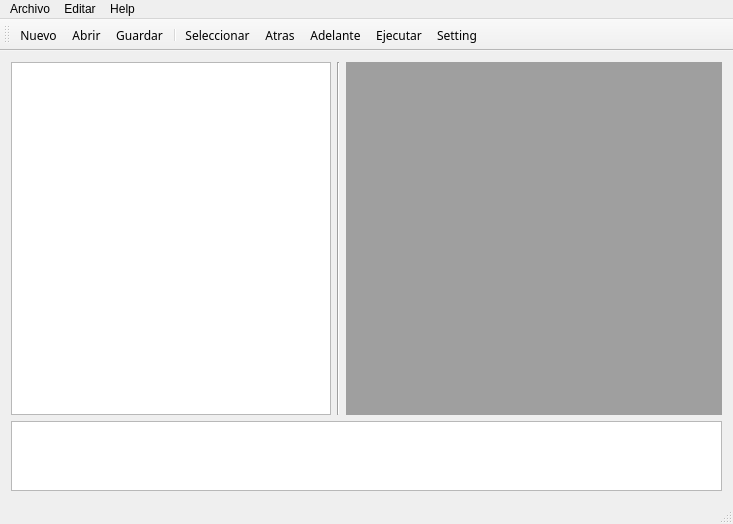
<?xml version="1.0" encoding="UTF-8"?>
<ui version="4.0">
 <class>MainWindow</class>
 <widget class="QMainWindow" name="MainWindow">
  <property name="geometry">
   <rect>
    <x>0</x>
    <y>0</y>
    <width>733</width>
    <height>524</height>
   </rect>
  </property>
  <property name="windowTitle">
   <string notr="true">Robot Script Editor</string>
  </property>
  <property name="windowIcon">
   <iconset resource="../image.qrc">
    <normaloff>:/img/UNI-Script.png</normaloff>:/img/UNI-Script.png</iconset>
  </property>
  <widget class="QWidget" name="centralWidget">
   <layout class="QGridLayout" name="gridLayout_2">
    <item row="0" column="0">
     <layout class="QGridLayout" name="gridLayout">
      <item row="0" column="0">
       <layout class="QGridLayout" name="gridLayout_3">
        <item row="0" column="0">
         <widget class="CodeEditor" name="editor">
          <property name="sizePolicy">
           <sizepolicy hsizetype="Fixed" vsizetype="Preferred">
            <horstretch>0</horstretch>
            <verstretch>0</verstretch>
           </sizepolicy>
          </property>
          <property name="minimumSize">
           <size>
            <width>10</width>
            <height>0</height>
           </size>
          </property>
          <property name="maximumSize">
           <size>
            <width>320</width>
            <height>16777215</height>
           </size>
          </property>
          <property name="font">
           <font>
            <family>Serif</family>
            <pointsize>14</pointsize>
           </font>
          </property>
          <property name="frameShadow">
           <enum>QFrame::Plain</enum>
          </property>
         </widget>
        </item>
        <item row="0" column="1">
         <layout class="QGridLayout" name="gridLayout_4">
          <item row="0" column="0">
           <widget class="Line" name="line">
            <property name="orientation">
             <enum>Qt::Vertical</enum>
            </property>
           </widget>
          </item>
          <item row="0" column="1">
           <widget class="QMdiArea" name="mdiArea">
            <property name="sizePolicy">
             <sizepolicy hsizetype="Ignored" vsizetype="Expanding">
              <horstretch>0</horstretch>
              <verstretch>0</verstretch>
             </sizepolicy>
            </property>
           </widget>
          </item>
         </layout>
        </item>
       </layout>
      </item>
      <item row="1" column="0">
       <widget class="Console" name="outputText">
        <property name="sizePolicy">
         <sizepolicy hsizetype="Preferred" vsizetype="Preferred">
          <horstretch>0</horstretch>
          <verstretch>0</verstretch>
         </sizepolicy>
        </property>
        <property name="maximumSize">
         <size>
          <width>16777215</width>
          <height>100</height>
         </size>
        </property>
       </widget>
      </item>
     </layout>
    </item>
   </layout>
  </widget>
  <widget class="QMenuBar" name="menuBar">
   <property name="geometry">
    <rect>
     <x>0</x>
     <y>0</y>
     <width>733</width>
     <height>18</height>
    </rect>
   </property>
   <widget class="QMenu" name="menu">
    <property name="title">
     <string>Archivo</string>
    </property>
    <addaction name="actionNewFile"/>
    <addaction name="actionOpen"/>
    <addaction name="actionSave_File"/>
   </widget>
   <widget class="QMenu" name="menuEdit_O">
    <property name="title">
     <string>Editar</string>
    </property>
    <addaction name="actionSelectAll"/>
    <addaction name="actionUndo"/>
    <addaction name="actionRedo"/>
   </widget>
   <widget class="QMenu" name="menuHelp_H">
    <property name="title">
     <string>Help</string>
    </property>
    <addaction name="actionAbout"/>
    <addaction name="actionDocument"/>
   </widget>
   <addaction name="menu"/>
   <addaction name="menuEdit_O"/>
   <addaction name="menuHelp_H"/>
  </widget>
  <widget class="QStatusBar" name="statusBar"/>
  <widget class="QToolBar" name="mainToolBar">
   <property name="font">
    <font>
     <family>Tlwg Mono</family>
    </font>
   </property>
   <property name="autoFillBackground">
    <bool>true</bool>
   </property>
   <property name="iconSize">
    <size>
     <width>18</width>
     <height>18</height>
    </size>
   </property>
   <property name="toolButtonStyle">
    <enum>Qt::ToolButtonTextUnderIcon</enum>
   </property>
   <property name="floatable">
    <bool>false</bool>
   </property>
   <attribute name="toolBarArea">
    <enum>TopToolBarArea</enum>
   </attribute>
   <attribute name="toolBarBreak">
    <bool>false</bool>
   </attribute>
   <addaction name="actionNewFile"/>
   <addaction name="actionOpen"/>
   <addaction name="actionSave_File"/>
   <addaction name="separator"/>
   <addaction name="actionSelectAll"/>
   <addaction name="actionUndo"/>
   <addaction name="actionRedo"/>
   <addaction name="actionRun"/>
   <addaction name="actionSetting"/>
  </widget>
  <action name="actionNewFile">
   <property name="icon">
    <iconset resource="../image.qrc">
     <normaloff>:/img/new.png</normaloff>:/img/new.png</iconset>
   </property>
   <property name="text">
    <string>Nuevo</string>
   </property>
   <property name="toolTip">
    <string>Crear nuevo archivo Script LVR</string>
   </property>
   <property name="font">
    <font>
     <family>Tlwg Mono</family>
     <weight>50</weight>
     <italic>false</italic>
     <bold>false</bold>
    </font>
   </property>
   <property name="shortcut">
    <string>Ctrl+N</string>
   </property>
  </action>
  <action name="actionOpen">
   <property name="icon">
    <iconset resource="../image.qrc">
     <normaloff>:/img/open.png</normaloff>:/img/open.png</iconset>
   </property>
   <property name="text">
    <string>Abrir</string>
   </property>
   <property name="toolTip">
    <string>Abrir Archivo Script LVR</string>
   </property>
   <property name="shortcut">
    <string>Ctrl+O</string>
   </property>
  </action>
  <action name="actionSelectAll">
   <property name="icon">
    <iconset resource="../image.qrc">
     <normaloff>:/img/format.png</normaloff>:/img/format.png</iconset>
   </property>
   <property name="text">
    <string>Seleccionar</string>
   </property>
   <property name="toolTip">
    <string>Seleccionar Todo</string>
   </property>
   <property name="shortcut">
    <string>Ctrl+A</string>
   </property>
  </action>
  <action name="actionUndo">
   <property name="icon">
    <iconset resource="../image.qrc">
     <normaloff>:/img/revoke.png</normaloff>:/img/revoke.png</iconset>
   </property>
   <property name="text">
    <string>Atras</string>
   </property>
   <property name="shortcut">
    <string>Ctrl+Z</string>
   </property>
  </action>
  <action name="actionRedo">
   <property name="icon">
    <iconset resource="../image.qrc">
     <normaloff>:/img/recovery.png</normaloff>:/img/recovery.png</iconset>
   </property>
   <property name="text">
    <string>Adelante</string>
   </property>
   <property name="shortcut">
    <string>Ctrl+Shift+Z</string>
   </property>
  </action>
  <action name="actionAbout">
   <property name="icon">
    <iconset resource="../image.qrc">
     <normaloff>:/img/learning.png</normaloff>:/img/learning.png</iconset>
   </property>
   <property name="text">
    <string>About Editor</string>
   </property>
   <property name="toolTip">
    <string>关于 HJ Editor</string>
   </property>
  </action>
  <action name="actionDocument">
   <property name="icon">
    <iconset resource="../image.qrc">
     <normaloff>:/img/information.png</normaloff>:/img/information.png</iconset>
   </property>
   <property name="text">
    <string>Documentación</string>
   </property>
   <property name="toolTip">
    <string>Ver documentación</string>
   </property>
  </action>
  <action name="actionSave_File">
   <property name="icon">
    <iconset resource="../image.qrc">
     <normaloff>:/img/floppy-disk.png</normaloff>:/img/floppy-disk.png</iconset>
   </property>
   <property name="text">
    <string>Guardar</string>
   </property>
   <property name="toolTip">
    <string>Guardar Archivo </string>
   </property>
   <property name="shortcut">
    <string>Ctrl+S</string>
   </property>
  </action>
  <action name="actionRun">
   <property name="icon">
    <iconset resource="../image.qrc">
     <normaloff>:/img/run.png</normaloff>:/img/run.png</iconset>
   </property>
   <property name="text">
    <string>Ejecutar</string>
   </property>
   <property name="toolTip">
    <string>Ejecutar Simulación</string>
   </property>
   <property name="shortcut">
    <string>Ctrl+R</string>
   </property>
  </action>
  <action name="actionSetting">
   <property name="icon">
    <iconset>
     <normaloff>:/image/Setting.png</normaloff>:/image/Setting.png</iconset>
   </property>
   <property name="text">
    <string>Setting</string>
   </property>
   <property name="toolTip">
    <string>更改编辑器的设置</string>
   </property>
   <property name="visible">
    <bool>false</bool>
   </property>
  </action>
  <action name="actionError_Datos">
   <property name="icon">
    <iconset resource="../image.qrc">
     <normaloff>:/img/error.png</normaloff>
     <activeon>:/img/error_red.png</activeon>:/img/error.png</iconset>
   </property>
   <property name="text">
    <string>Error</string>
   </property>
   <property name="toolTip">
    <string>&lt;html&gt;&lt;head/&gt;&lt;body&gt;&lt;p&gt;Este icono se activara si se ingreso un parámetro al robot fuera de su espacio de trabajo.&lt;/p&gt;&lt;p&gt;Favor Leer la Hoja de Datos del robot a controlar.&lt;/p&gt;&lt;/body&gt;&lt;/html&gt;</string>
   </property>
  </action>
 </widget>
 <layoutdefault spacing="6" margin="11"/>
 <customwidgets>
  <customwidget>
   <class>CodeEditor</class>
   <extends>QPlainTextEdit</extends>
   <header location="global">codeeditor.h</header>
  </customwidget>
  <customwidget>
   <class>Console</class>
   <extends>QPlainTextEdit</extends>
   <header location="global">console.h</header>
  </customwidget>
 </customwidgets>
 <resources>
  <include location="../image.qrc"/>
 </resources>
 <connections/>
</ui>
